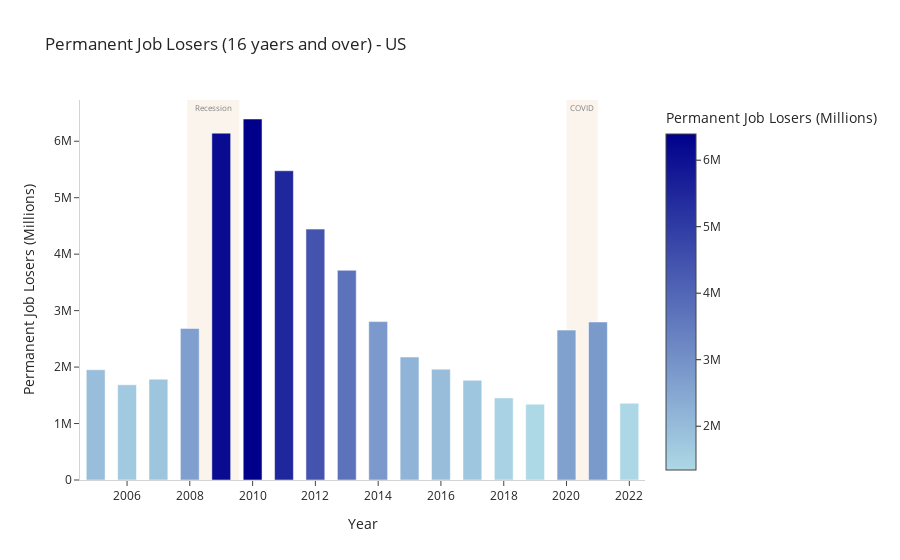

Notebook code cell kept with this figure:
### Code cell
# US Job opening rate and unemployment rate chart
UsEmpFig = px.bar(
    UsEmp,
    x="Year",
    y=["JobOpeningRate", "UnemploymentRate"],
    template="simple_white",
    title="Job Opening Rate, Unemployment Rate - US"     
)

UsEmpFig.add_vrect(
    x0="2007-12-01", x1="2009-07-30",
    fillcolor="linen", opacity=0.7,
    layer="below", line_width=0,
    label=dict(text="Recession", textposition="top center", font=dict(size=8, color="gray")),
)

UsEmpFig.add_vrect(
    x0="2020-01-01", x1="2020-12-31",
    fillcolor="linen", opacity=0.7,
    layer="below", line_width=0,
    label=dict(text="COVID", textposition="top center", font=dict(size=8, color="gray")),
)

UsEmpFig.update_layout(
    xaxis_title="Year",
    yaxis_title="Rate in %",
    legend_title="Measure Name",
    barmode= "group",
    bargap=0.40,
    legend = dict(font=dict(size=10, color="gray")),
    xaxis = dict(nticks=10,
    tickformat="%Y",
    linecolor="lightgray"
    ),
    
    yaxis =dict(linecolor="lightgray"),
)
UsEmpFig.update_traces(hovertemplate=None)
#UsEmpFig.update_traces(mode="lines+markers", hovertemplate=None)
UsEmpFig.update_layout(hovermode="x unified")


# US permanent job losers chart
UsJobLossFig = px.bar(
    UsEmp,
    x="Year",
    y="PermanentJobLosers",
    color="PermanentJobLosers",
    template="simple_white",
    color_continuous_scale=["lightblue", "darkblue"],
    title="Permanent Job Losers (16 yaers and over) - US",
    labels=dict(Date = "Year", PermanentJobLosers = "Permanent Job Losers (Millions)",),
)
UsJobLossFig.add_vrect(
    x0="2007-12-01", x1="2009-07-30",
    fillcolor="linen", opacity=0.7,
    layer="below", line_width=0,
    label=dict(text="Recession", textposition="top center", font=dict(size=8, color="gray")),
)

UsJobLossFig.add_vrect(
    x0="2020-01-01", x1="2020-12-31",
    fillcolor="linen", opacity=0.7,
    layer="below", line_width=0,
    label=dict(text="COVID", textposition="top center", font=dict(size=8, color="gray")),
)

UsJobLossFig.update_layout(
    bargap=0.40,
    legend = dict(font=dict(size=8, color="gray")),
    xaxis = dict(nticks=10,
    tickformat="%Y",
    linecolor="lightgray"
    ),
    
    yaxis =dict(linecolor="lightgray")
)

### Figure 1 — Plotly figure (JSON) as saved in the notebook; plotly's stock layout.template omitted (floating-point values rounded to 4 significant figures)
{"data": [{"alignmentgroup": "True", "hovertemplate": "Year=%{x}<br>Permanent Job Losers (Millions)=%{marker.color}<extra></extra>", "legendgroup": "", "marker": {"color": [1953500, 1687400, 1786200, 2685500, 6143600, 6393900, 5477000, 4443600, 3714600, 2805900, 2178800, 1963500, 1766400, 1454400, 1341700, 2655000, 2799100, 1359200], "coloraxis": "coloraxis", "pattern": {"shape": ""}}, "name": "", "offsetgroup": "", "orientation": "v", "showlegend": false, "textposition": "auto", "type": "bar", "x": ["2005-01-01T00:00:00", "2006-01-01T00:00:00", "2007-01-01T00:00:00", "2008-01-01T00:00:00", "2009-01-01T00:00:00", "2010-01-01T00:00:00", "2011-01-01T00:00:00", "2012-01-01T00:00:00", "2013-01-01T00:00:00", "2014-01-01T00:00:00", "2015-01-01T00:00:00", "2016-01-01T00:00:00", "2017-01-01T00:00:00", "2018-01-01T00:00:00", "2019-01-01T00:00:00", "2020-01-01T00:00:00", "2021-01-01T00:00:00", "2022-01-01T00:00:00"], "xaxis": "x", "y": [1953500, 1687400, 1786200, 2685500, 6143600, 6393900, 5477000, 4443600, 3714600, 2805900, 2178800, 1963500, 1766400, 1454400, 1341700, 2655000, 2799100, 1359200], "yaxis": "y"}], "layout": {"bargap": 0.4, "barmode": "relative", "coloraxis": {"colorbar": {"title": {"text": "Permanent Job Losers (Millions)"}}, "colorscale": [[0, "lightblue"], [1, "darkblue"]]}, "legend": {"font": {"color": "gray", "size": 8}, "tracegroupgap": 0}, "shapes": [{"fillcolor": "linen", "label": {"font": {"color": "gray", "size": 8}, "text": "Recession", "textposition": "top center"}, "layer": "below", "line": {"width": 0}, "opacity": 0.7, "type": "rect", "x0": "2007-12-01", "x1": "2009-07-30", "xref": "x", "y0": 0, "y1": 1, "yref": "y domain"}, {"fillcolor": "linen", "label": {"font": {"color": "gray", "size": 8}, "text": "COVID", "textposition": "top center"}, "layer": "below", "line": {"width": 0}, "opacity": 0.7, "type": "rect", "x0": "2020-01-01", "x1": "2020-12-31", "xref": "x", "y0": 0, "y1": 1, "yref": "y domain"}], "title": {"text": "Permanent Job Losers (16 yaers and over) - US"}, "xaxis": {"anchor": "y", "domain": [0, 1], "linecolor": "lightgray", "nticks": 10, "tickformat": "%Y", "title": {"text": "Year"}}, "yaxis": {"anchor": "x", "domain": [0, 1], "linecolor": "lightgray", "title": {"text": "Permanent Job Losers (Millions)"}}}}
